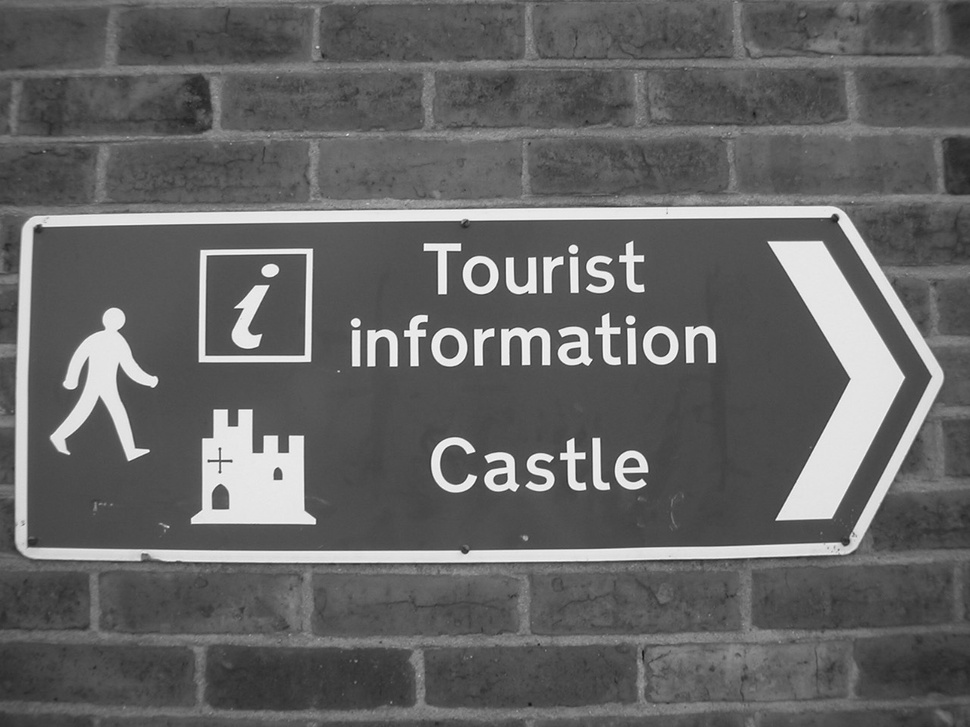
#> input picture ESTUDOS DIRIGIDOS/ED_2/castle.jpg, 970 x 727 px, shrunk from 1280 x 960 before the run, found by its file name
$ jupyter execute ED_2.ipynb
#> lines starting #> are read from the running program, lines starting #| are printed output that depends on the picture; after the words box and inside, x2 and y2 are one past the last pixel; in counts of white or black regions, pixels touching at a corner belong together
**ED2 - Histograma**

Aluno: Mauricio dos Santos de Jesus

**Estudo dirigido 2**

A imagem (castle.jpg) em tons de cinza(uint8), mostrada abaixo,
contém uma mistura de pixels de fundo mais escuros e pixels de primeiro
plano mais claros. Um histograma de intensidades de imagem também é
mostrado. Resolva as tarefas abaixo:

• Leia a imagem e calcule o histograma da imagem como um vetor de
elemento 256x1 usando uma função de calculo de histograma (por
exemplo, no Matlab ihist()) e armazene o resultado na variável H.

• Determine o nível de cinza que ocorre com mais frequência na imagem e
armazene isso na variável M.

• Inspecione visualmente o histograma da imagem e determine um limite
adequado e armazene-o na variável T.

• Calcule a imagem binária lógica correspondente a esse limite utilizando
uma função de threshold.

• Plote a imagem binaria lógica.

[cell 1]
import cv2 as cv
import matplotlib.pyplot as plt
import numpy as np

def carregar_imagem(caminho):
#> called with caminho = '/content/castle.jpg'
    imagem = cv.imread(caminho)
#> imagem is the input picture: shape (727, 970, 3); min 20, max 255, mean 100.5
    imagem_cinza = cv.cvtColor(imagem, cv.COLOR_BGR2GRAY)
    return imagem_cinza

def plotar_imagem_e_histograma(imagem, titulo_imagem="Imagem Original"):
#> called with titulo_imagem = 'Imagem Original'
    plt.figure(figsize=(12, 4))

    # Plotar a imagem
    plt.subplot(1, 2, 1)
    plt.imshow(imagem, cmap="gray")
    plt.title(titulo_imagem)
    plt.axis('off')

    # Calcular e plotar o histograma
    plt.subplot(1, 2, 2)
    hist = cv.calcHist([imagem], [0], None, [256], [0, 256])
#> hist = 256 values, max 27815 at index 80, min 0 at index 0, mean 2754.6
    plt.plot(hist, color="black")
    plt.title("Histograma")
    plt.xlabel("Intensidade de Pixel")
    plt.ylabel("Frequência")

    plt.show()
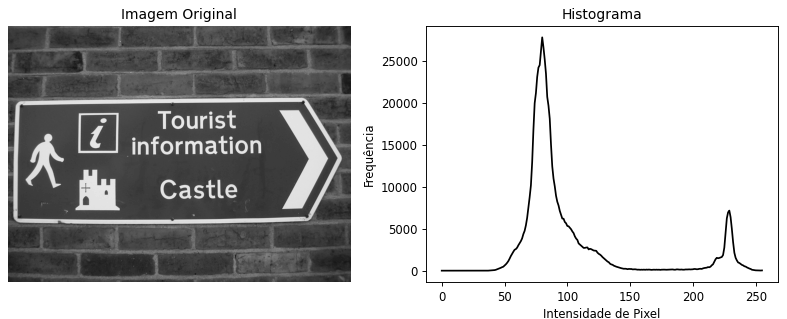
#> figure drawn by matplotlib, 2 panels; panel 2: curve peaks at x = 80, y = 27815

def aplicar_limiarizacao(imagem, limiar):
    _, imagem_binaria = cv.threshold(imagem, limiar, 255, cv.THRESH_BINARY)
    return imagem_binaria

def main():
    # Carregar a imagem em escala de cinza
    caminho_imagem = "/content/castle.jpg"
    imagem_original = carregar_imagem(caminho_imagem)

    # Plotar a imagem e o histograma original
    plotar_imagem_e_histograma(imagem_original, "Imagem Original")

    # Calcular o histograma
    hist = cv.calcHist([imagem_original], [0], None, [256], [0, 256])

    # Encontrar limiar ótimo
    valor_maximo = hist.max()
#> valor_maximo = 27815
    limiar_otimo = np.argwhere(hist == valor_maximo)[0][0]
#> limiar_otimo = 80

    # Aplicar limiarização
    imagem_limiarizada = aplicar_limiarizacao(imagem_original, limiar_otimo)
#> in aplicar_limiarizacao, `_, imagem_binaria = cv.threshold(imagem, limiar, 255, cv.THRESH_BINARY)`:
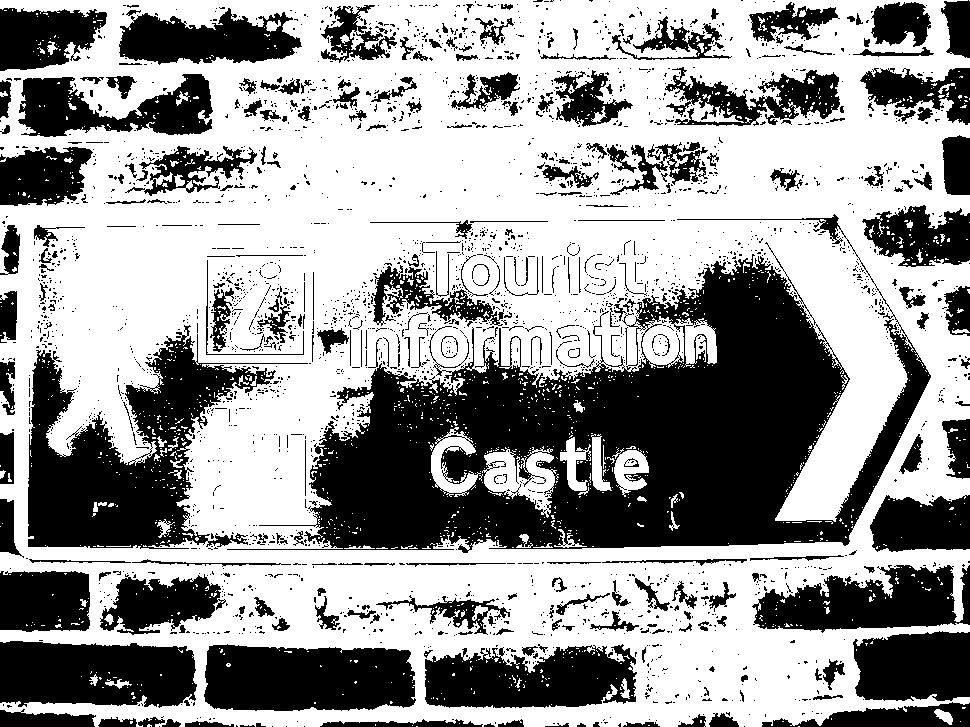
#> imagem_binaria: shape (727, 970); 60.5% white; 2652 black regions (2356 under 20 px), largest, box (x1, y1, x2, y2) and area: (227, 214, 931, 553) 94206, (28, 325, 308, 549) 24877, (204, 644, 416, 711) 12519

    # Salvar a imagem limiarizada e plotar
    plt.imsave("castle_sign.png", imagem_limiarizada, cmap="gray")
    plotar_imagem_e_histograma(imagem_limiarizada, "Imagem Limiarizada")
#> call 2 of plotar_imagem_e_histograma, with titulo_imagem = 'Imagem Limiarizada'
#> in plotar_imagem_e_histograma (call 2), `hist = cv.calcHist([imagem], [0], None, [256], [0, 256])`: hist = 256 values, max 426800 at index 255, min 0 at index 1, mean 2754.6
#> in plotar_imagem_e_histograma (call 2), `plt.show()`:
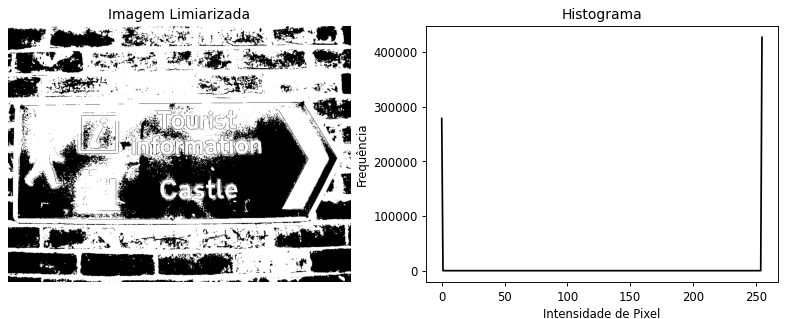
#> figure drawn by matplotlib, 2 panels; panel 2: curve peaks at x = 255, y = 426800

if __name__ == "__main__":
    main()
